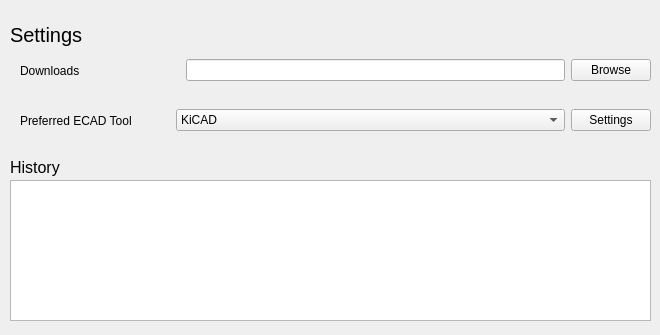
<?xml version="1.0" encoding="UTF-8"?>
<ui version="4.0">
 <class>Widget</class>
 <widget class="QWidget" name="Widget">
  <property name="geometry">
   <rect>
    <x>0</x>
    <y>0</y>
    <width>660</width>
    <height>335</height>
   </rect>
  </property>
  <property name="minimumSize">
   <size>
    <width>660</width>
    <height>335</height>
   </size>
  </property>
  <property name="maximumSize">
   <size>
    <width>660</width>
    <height>335</height>
   </size>
  </property>
  <property name="windowTitle">
   <string>Widget</string>
  </property>
  <widget class="QLabel" name="settings_label">
   <property name="geometry">
    <rect>
     <x>10</x>
     <y>20</y>
     <width>639</width>
     <height>29</height>
    </rect>
   </property>
   <property name="font">
    <font>
     <pointsize>15</pointsize>
    </font>
   </property>
   <property name="text">
    <string>Settings</string>
   </property>
   <property name="textFormat">
    <enum>Qt::PlainText</enum>
   </property>
  </widget>
  <widget class="QWidget" name="horizontalLayoutWidget_2">
   <property name="geometry">
    <rect>
     <x>10</x>
     <y>100</y>
     <width>641</width>
     <height>41</height>
    </rect>
   </property>
   <layout class="QHBoxLayout" name="horizontalLayout_2">
    <item>
     <spacer name="horizontalSpacer_2">
      <property name="orientation">
       <enum>Qt::Horizontal</enum>
      </property>
      <property name="sizeType">
       <enum>QSizePolicy::Fixed</enum>
      </property>
      <property name="sizeHint" stdset="0">
       <size>
        <width>10</width>
        <height>20</height>
       </size>
      </property>
     </spacer>
    </item>
    <item>
     <widget class="QLabel" name="ecad_choice_label">
      <property name="text">
       <string>Preferred ECAD Tool</string>
      </property>
     </widget>
    </item>
    <item>
     <spacer name="horizontalSpacer_4">
      <property name="orientation">
       <enum>Qt::Horizontal</enum>
      </property>
      <property name="sizeType">
       <enum>QSizePolicy::Preferred</enum>
      </property>
      <property name="sizeHint" stdset="0">
       <size>
        <width>38</width>
        <height>20</height>
       </size>
      </property>
     </spacer>
    </item>
    <item>
     <widget class="QComboBox" name="ecad_choice_box">
      <property name="sizePolicy">
       <sizepolicy hsizetype="Fixed" vsizetype="Fixed">
        <horstretch>1</horstretch>
        <verstretch>0</verstretch>
       </sizepolicy>
      </property>
      <property name="minimumSize">
       <size>
        <width>50</width>
        <height>0</height>
       </size>
      </property>
      <property name="maximumSize">
       <size>
        <width>800</width>
        <height>16777215</height>
       </size>
      </property>
      <property name="insertPolicy">
       <enum>QComboBox::NoInsert</enum>
      </property>
      <item>
       <property name="text">
        <string>KiCAD</string>
       </property>
      </item>
      <item>
       <property name="text">
        <string>Eagle</string>
       </property>
      </item>
     </widget>
    </item>
    <item>
     <widget class="QPushButton" name="pushButton">
      <property name="sizePolicy">
       <sizepolicy hsizetype="Preferred" vsizetype="Fixed">
        <horstretch>0</horstretch>
        <verstretch>0</verstretch>
       </sizepolicy>
      </property>
      <property name="minimumSize">
       <size>
        <width>50</width>
        <height>0</height>
       </size>
      </property>
      <property name="text">
       <string>Settings</string>
      </property>
     </widget>
    </item>
   </layout>
  </widget>
  <widget class="QWidget" name="horizontalLayoutWidget">
   <property name="geometry">
    <rect>
     <x>10</x>
     <y>50</y>
     <width>641</width>
     <height>41</height>
    </rect>
   </property>
   <layout class="QHBoxLayout" name="horizontalLayout">
    <item>
     <spacer name="horizontalSpacer">
      <property name="orientation">
       <enum>Qt::Horizontal</enum>
      </property>
      <property name="sizeType">
       <enum>QSizePolicy::Fixed</enum>
      </property>
      <property name="sizeHint" stdset="0">
       <size>
        <width>10</width>
        <height>20</height>
       </size>
      </property>
     </spacer>
    </item>
    <item>
     <widget class="QLabel" name="watchpath_label">
      <property name="text">
       <string>Downloads</string>
      </property>
     </widget>
    </item>
    <item>
     <spacer name="horizontalSpacer_3">
      <property name="orientation">
       <enum>Qt::Horizontal</enum>
      </property>
      <property name="sizeType">
       <enum>QSizePolicy::Preferred</enum>
      </property>
      <property name="sizeHint" stdset="0">
       <size>
        <width>100</width>
        <height>20</height>
       </size>
      </property>
     </spacer>
    </item>
    <item>
     <widget class="QLineEdit" name="folder_select_path">
      <property name="sizePolicy">
       <sizepolicy hsizetype="Preferred" vsizetype="Fixed">
        <horstretch>10</horstretch>
        <verstretch>0</verstretch>
       </sizepolicy>
      </property>
     </widget>
    </item>
    <item>
     <widget class="QPushButton" name="file_select_button">
      <property name="text">
       <string>Browse</string>
      </property>
     </widget>
    </item>
   </layout>
  </widget>
  <widget class="QTextEdit" name="ecad_history">
   <property name="geometry">
    <rect>
     <x>10</x>
     <y>180</y>
     <width>641</width>
     <height>141</height>
    </rect>
   </property>
   <property name="readOnly">
    <bool>true</bool>
   </property>
   <property name="placeholderText">
    <string/>
   </property>
  </widget>
  <widget class="QLabel" name="history_label">
   <property name="geometry">
    <rect>
     <x>10</x>
     <y>157</y>
     <width>81</width>
     <height>21</height>
    </rect>
   </property>
   <property name="font">
    <font>
     <pointsize>12</pointsize>
    </font>
   </property>
   <property name="text">
    <string>History</string>
   </property>
  </widget>
 </widget>
 <resources/>
 <connections/>
</ui>
